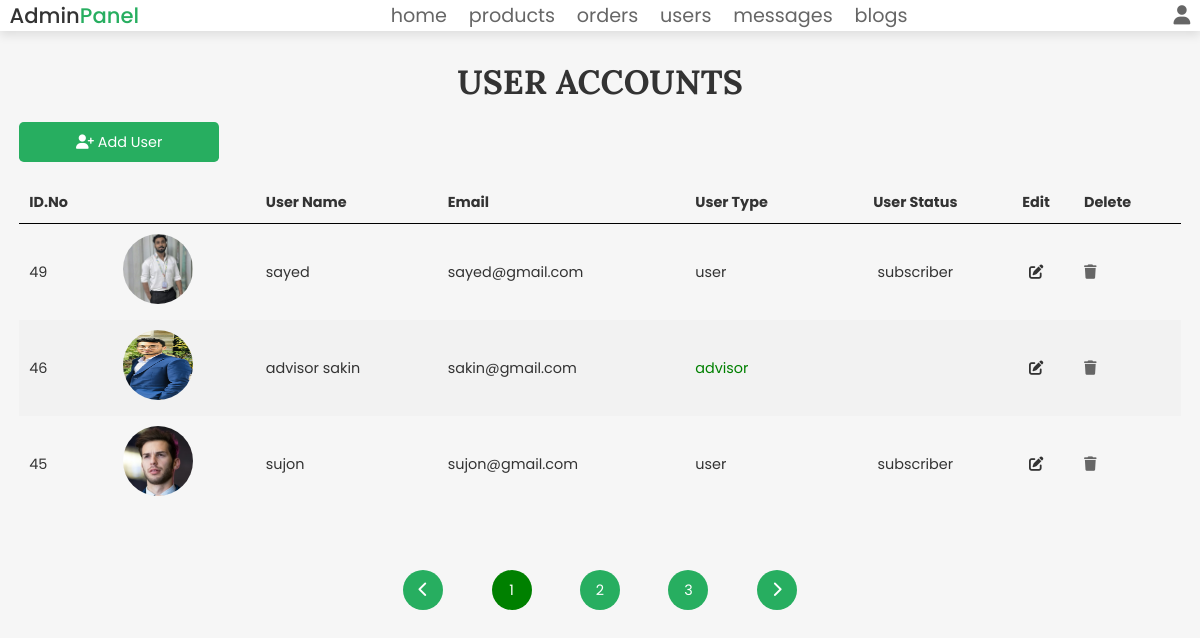
Page /admin_users.php (signed in) on the committed database.
### tables this page shows
CREATE TABLE `users` (
  `id` int(100) NOT NULL,
  `name` varchar(100) NOT NULL,
  `email` varchar(100) NOT NULL,
  `password` varchar(100) NOT NULL,
  `user_type` varchar(20) NOT NULL DEFAULT 'user',
  `user_status` varchar(100) NOT NULL,
  `image` varchar(100) NOT NULL,
  `degree` varchar(100) NOT NULL,
  `specialist` varchar(100) NOT NULL
);

### admin_users.php (the view, shortened to what this page needs)
<?php
@include 'config.php';
?>
<!DOCTYPE html>
<html lang="en">
<head>
   <link rel="stylesheet" href="https://cdnjs.cloudflare.com/ajax/libs/font-awesome/6.1.1/css/all.min.css">
   <link rel="stylesheet" href="css/admin_style.css">
</head>
<body>
   <?php include 'admin_header.php'; ?>
   <section class="user-accounts">
      <h1 class="title">user accounts</h1>
      <a href="admin_add_user.php" class="btn add_user"><i class="fa-solid fa-user-plus"></i> Add User</a>
      <div class="table-content">
         <table>
            <thead>
               <th>ID.No</th>
               <th></th>
               <th>User Name</th>
               <th>Email</th>
               <th>User Type</th>
               <th>User Status</th>
               <th>Edit</th>
               <th>Delete</th>
            </thead>
            <tbody>
               <?php
               $limit = 3;
               if(isset($_GET['page'])){
                  $page_number = $_GET['page'];
               }
               else{
                  $page_number = 1;
               }
               $offset = ($page_number -1) * $limit;
               $select_users = $conn->prepare("SELECT * FROM `users` ORDER BY id DESC LIMIT {$offset}, {$limit}");
               $select_users->execute();
               while ($fetch_users = $select_users->fetch(PDO::FETCH_ASSOC)) {
               ?>
                  <tr>
                     <td><?= $fetch_users['id']; ?></td>
                     <td><img src="uploaded_img/<?= $fetch_users['image']; ?>" alt=""></td>
                     <td><?= $fetch_users['name']; ?></td>
                     <td><?= $fetch_users['email']; ?></td>
                     <td><span style=" color:<?php if ($fetch_users['user_type'] == 'admin') {
                                                echo 'red';
                                             } elseif ($fetch_users['user_type'] == 'advisor') {
                                                echo 'green';
                                             }; ?>"><?= $fetch_users['user_type']; ?></span></td>
                     <td><?= $fetch_users['user_status']; ?></td>
                     <td><a href="admin_update_user.php?edit=<?= $fetch_users['id']; ?>" class="edit_btn"><i class="fa-solid fa-pen-to-square"></i></a></td>
                     <td><a href="admin_users.php?delete=<?= $fetch_users['id']; ?>" onclick="return confirm('delete this user?');" class="delete_btn"><i class="fa-solid fa-trash"></i></a></td>
                  </tr>
               <?php
               }
               ?>
            </tbody>
         </table>
         <?php
         $select_accounts = $conn->prepare("SELECT * FROM `users`");
         $select_accounts->execute();
         $number_of_accounts = $select_accounts->rowCount();
         $total_page = ceil($number_of_accounts/$limit);
               echo "<ul class='pagination admin-pagination'>";
               if($page_number >= 1){
                  echo '<li><a href="admin_users.php?page='.($page_number-1).'"><i class="fa-solid fa-chevron-left"></i></a></li>';
               }
               for($i=1; $i<=$total_page; $i++){
                  if($i == $page_number){
                     $active = "active";
                  }
                  else{
                     $active = "";
                  }
                  echo '<li class='.$active.'><a href="admin_users.php?page='.$i.'">'.$i.'</a></li>';
               }
               if($total_page > $page_number){
                  echo '<li><a href="admin_users.php?page='.($page_number+1).'"><i class="fa-solid fa-chevron-right"></i></a></li>';
               }
               echo "</ul>";
         ?>
      </div>
   </section>
</body>
</html>

### css/admin_style.css (style rules this page uses)
.user-accounts .add_user { width: 200px; padding: 1rem 1rem; font-size: 1.5rem; }
.user-accounts .add_user i { color: var(--white); }
.table-content { margin-top: 20px; }
.table-content table { border-collapse: collapse; width: 100%; font-size: 1.5rem; }
.table-content thead { border-bottom: 1px solid black; }
.table-content th, td { text-align: left; padding: 10px; }
.table-content td img { width: 70px; height: 70px; border-radius: 50%; }
.table-content th:nth-child(6), td:nth-child(6) { text-align: center; }
.table-content th:nth-child(7), td:nth-child(7) { text-align: center; }
.table-content tr:nth-child(even) { background-color: #f2f2f2; }
.advisor_message-container .userList .user .date_remove .date, .delete_btn i { color: var(--light-color); }

### css/components.css (style rules this page uses)
:root { --green: #27ae60; --orange: #f39c12; --red: #e74c3c; --black: #333; --light-color: #666; --white: #fff; --light-bg: #f6f6f6; --border: .2rem solid var(--black); --box-shadow: 0 .5rem 1rem rgba(0, 0, 0, .1); --swiper-theme-color: #27ae60 !important; --outline: .1rem solid rgba(0, 0, 0, .1); --outline-hover: .2rem solid var(--black); }
* { font-family: 'Poppins', sans-serif; margin: 0; padding: 0; box-sizing: border-box; outline: none; border: none; text-decoration: none; color: var(--black); }
body { background-color: var(--light-bg); }
html { font-size: 60%; overflow-x: hidden; scroll-behavior: smooth; scroll-padding-top: 6.5rem; }
section { padding: 3rem 2rem; max-width: 1200px; margin: 0 auto; }
.btn, .delete-btn, .option-btn { display: block; width: 100%; margin-top: 1rem; border-radius: .5rem; color: var(--white); font-size: 2rem; padding: 1.3rem 3rem; text-transform: capitalize; cursor: pointer; text-align: center; }
.btn { background-color: var(--green); }
.title { text-align: center; margin-bottom: 2rem; text-transform: uppercase; color: var(--black); font-size: 3.5rem; font-family: 'Lora', sans-serif; }
.message-container .advisor_list .advisor .date_remove .date, .delete_btn i { color: var(--light-color); }
.pagination { font-size: 1.5rem; list-style: none; display: flex; justify-content: space-between; padding: 5% 40rem; }
.pagination li { width: 40px; height: 40px; background-color: var(--green); border-radius: 50%; display: flex; align-items: center; justify-content: center; }
.pagination .active { background-color: green; }
.pagination li a { color: var(--white); }
.pagination li a i { color: var(--white); font-size: 1.6rem; }

### rows in the picture
users: id "49", image (picture), name "sayed", email "sayed@gmail.com", user_type "user", user_status "subscriber"
users: id "46", image (picture), name "advisor sakin", email "sakin@gmail.com", user_type "advisor"
users: id "45", image (picture), name "sujon", email "sujon@gmail.com", user_type "user", user_status "subscriber"
